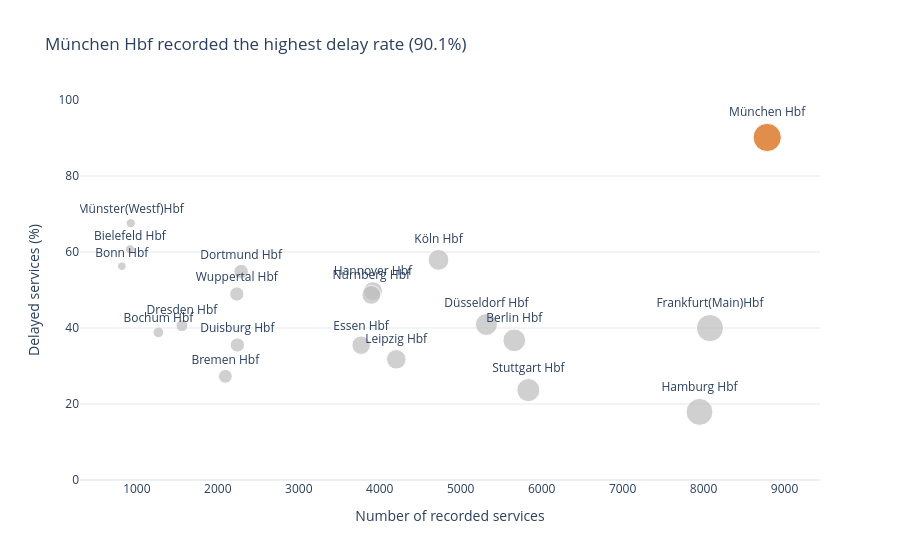

The notebook cell saved with this chart:
### Markdown cell above
## Question 1 — Which stations recorded the highest delay rates, and how did this relate to their service volume?

### Why this matters

A station with many delayed trains may simply have more recorded services.
Delay rate therefore provides a fairer comparison than the total number of
delayed records alone.

### Method

For every station, the total number of services and percentage marked as
delayed are calculated. A bubble chart compares service volume with delay rate.

### Code cell
station_stats = (
    clean.groupby(
        "station",
        as_index=False
    )
    .agg(
        total_services=("has_delay", "size"),
        delayed_services=("has_delay", "sum"),
        delay_rate=("has_delay", "mean")
    )
)

station_stats["delay_rate_pct"] = (
    station_stats["delay_rate"] * 100
)


top_station = station_stats.loc[
    station_stats["delay_rate_pct"].idxmax(),
    "station"
]

top_rate = station_stats["delay_rate_pct"].max()


station_stats["highlight"] = np.where(
    station_stats["station"].eq(top_station),
    "Highest delay rate",
    "Other stations"
)


fig = px.scatter(
    station_stats,
    x="total_services",
    y="delay_rate_pct",
    size="total_services",
    text="station",
    color="highlight",
    color_discrete_map={
        "Other stations": CONTEXT_GREY,
        "Highest delay rate": CVD_RED
    },
    hover_data={
        "delayed_services": ":,",
        "delay_rate_pct": ":.1f",
        "total_services": ":,",
        "highlight": False
    },
    title=(
        f"{top_station} recorded the highest delay rate "
        f"({top_rate:.1f}%)"
    )
)

fig.update_traces(
    textposition="top center"
)

fig.update_layout(
    template="plotly_white",
    showlegend=False
)

fig.update_xaxes(
    title="Number of recorded services",
    showgrid=False
)

fig.update_yaxes(
    title="Delayed services (%)",
    range=[0, 100],
    gridcolor="#E5E7EB"
)

fig.show()

### Figure 1 — Plotly figure (JSON) as saved in the notebook; plotly's stock layout.template omitted (floating-point values rounded to 4 significant figures)
{"data": [{"customdata": [[2081, "Other stations"], [555, "Other stations"], [492, "Other stations"], [458, "Other stations"], [571, "Other stations"], [1255, "Other stations"], [632, "Other stations"], [796, "Other stations"], [2177, "Other stations"], [1338, "Other stations"], [3230, "Other stations"], [1425, "Other stations"], [1947, "Other stations"], [2738, "Other stations"], [1335, "Other stations"], [625, "Other stations"], [1898, "Other stations"], [1381, "Other stations"], [1094, "Other stations"]], "hovertemplate": "total_services=%{marker.size:,}<br>delay_rate_pct=%{y:.1f}<br>station=%{text}<br>delayed_services=%{customdata[0]:,}<extra></extra>", "legendgroup": "Other stations", "marker": {"color": "#BDBDBD", "size": [5662, 914, 1266, 814, 2093, 2288, 1557, 2241, 5318, 3770, 8079, 7950, 3916, 4726, 4204, 925, 3896, 5836, 2235], "sizemode": "area", "sizeref": 21.96, "symbol": "circle"}, "mode": "markers+text", "name": "Other stations", "orientation": "v", "showlegend": true, "text": ["Berlin Hbf", "Bielefeld Hbf", "Bochum Hbf", "Bonn Hbf", "Bremen Hbf", "Dortmund Hbf", "Dresden Hbf", "Duisburg Hbf", "Düsseldorf Hbf", "Essen Hbf", "Frankfurt(Main)Hbf", "Hamburg Hbf", "Hannover Hbf", "Köln Hbf", "Leipzig Hbf", "Münster(Westf)Hbf", "Nürnberg Hbf", "Stuttgart Hbf", "Wuppertal Hbf"], "textposition": "top center", "type": "scatter", "x": [5662, 914, 1266, 814, 2093, 2288, 1557, 2241, 5318, 3770, 8079, 7950, 3916, 4726, 4204, 925, 3896, 5836, 2235], "xaxis": "x", "y": [36.75, 60.72, 38.86, 56.27, 27.28, 54.85, 40.59, 35.52, 40.94, 35.49, 39.98, 17.92, 49.72, 57.93, 31.76, 67.57, 48.72, 23.66, 48.95], "yaxis": "y"}, {"customdata": [[7920, "Highest delay rate"]], "hovertemplate": "total_services=%{marker.size:,}<br>delay_rate_pct=%{y:.1f}<br>station=%{text}<br>delayed_services=%{customdata[0]:,}<extra></extra>", "legendgroup": "Highest delay rate", "marker": {"color": "#D55E00", "size": [8786], "sizemode": "area", "sizeref": 21.96, "symbol": "circle"}, "mode": "markers+text", "name": "Highest delay rate", "orientation": "v", "showlegend": true, "text": ["München Hbf"], "textposition": "top center", "type": "scatter", "x": [8786], "xaxis": "x", "y": [90.14], "yaxis": "y"}], "layout": {"legend": {"itemsizing": "constant", "title": {"text": "highlight"}, "tracegroupgap": 0}, "showlegend": false, "title": {"text": "München Hbf recorded the highest delay rate (90.1%)"}, "xaxis": {"anchor": "y", "domain": [0, 1], "showgrid": false, "title": {"text": "Number of recorded services"}}, "yaxis": {"anchor": "x", "domain": [0, 1], "gridcolor": "#E5E7EB", "range": [0, 100], "title": {"text": "Delayed services (%)"}}}}
